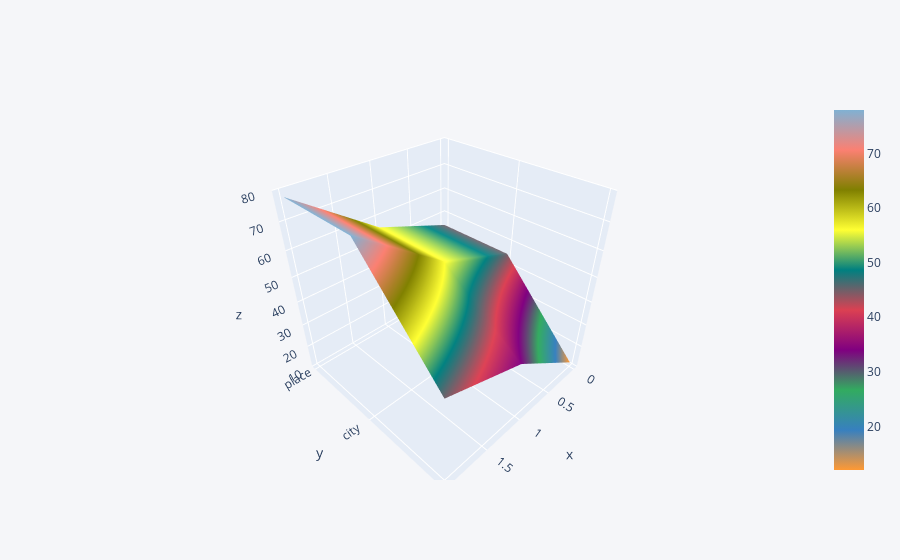

The notebook cell this image was saved under:
### Code cell
df3.iplot(kind='surface')

### Figure 1 — Plotly figure (JSON) as saved in the notebook; plotly's stock layout.template omitted (floating-point values rounded to 4 significant figures)
{"data": [{"colorscale": [[0, "rgb(255, 153, 51)"], [0.1111, "rgb(55, 128, 191)"], [0.2222, "rgb(50, 171, 96)"], [0.3333, "rgb(128, 0, 128)"], [0.4444, "rgb(219, 64, 82)"], [0.5556, "rgb(0, 128, 128)"], [0.6667, "rgb(255, 255, 51)"], [0.7778, "rgb(128, 128, 0)"], [0.8889, "rgb(251, 128, 114)"], [1, "rgb(128, 177, 211)"]], "type": "surface", "x": [0, 1, 2], "y": ["place", "city", "cnt"], "z": [[45, 56, 78], [45, 56, 78], [12, 34, 45]]}], "layout": {"legend": {"bgcolor": "#F5F6F9", "font": {"color": "#4D5663"}}, "paper_bgcolor": "#F5F6F9", "plot_bgcolor": "#F5F6F9", "title": {"font": {"color": "#4D5663"}}, "xaxis": {"gridcolor": "#E1E5ED", "showgrid": true, "tickfont": {"color": "#4D5663"}, "title": {"font": {"color": "#4D5663"}, "text": ""}, "zerolinecolor": "#E1E5ED"}, "yaxis": {"gridcolor": "#E1E5ED", "showgrid": true, "tickfont": {"color": "#4D5663"}, "title": {"font": {"color": "#4D5663"}, "text": ""}, "zerolinecolor": "#E1E5ED"}}}
